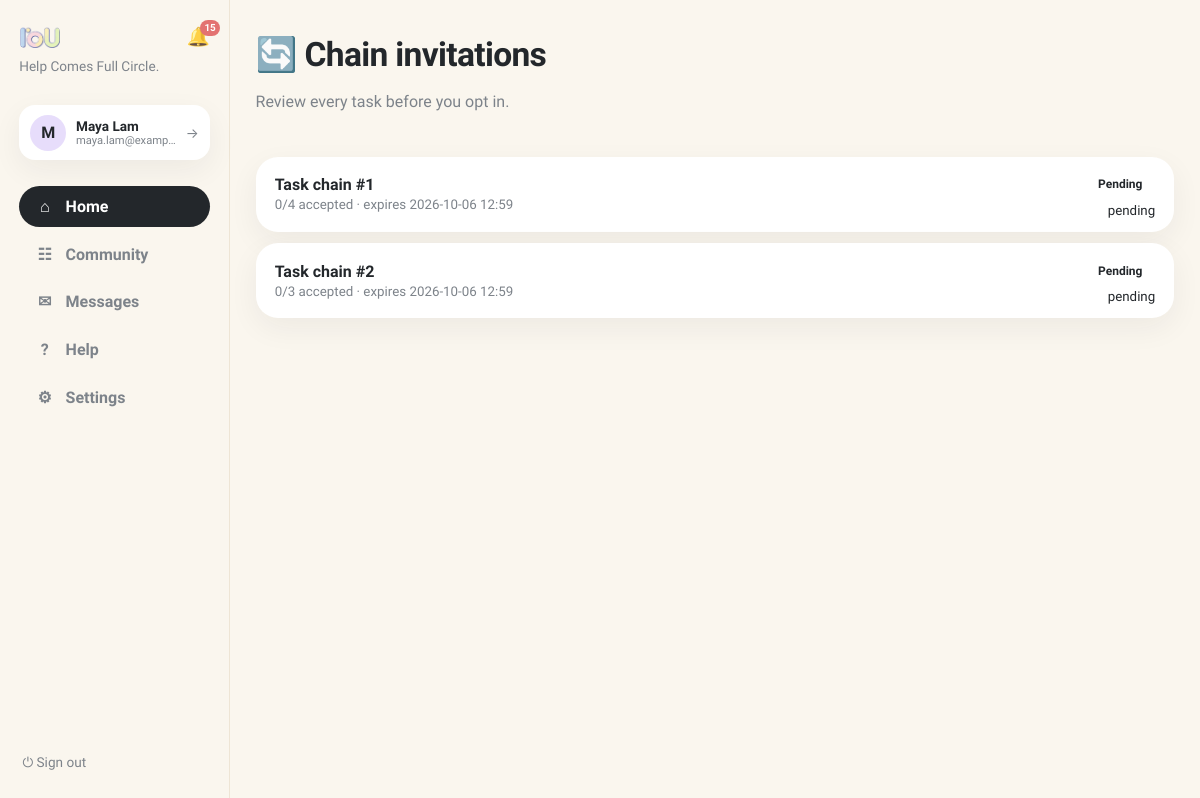
The app's page /chain-invitations (signed in) with its own data.
### tables this page shows
CREATE TABLE users (
                id INTEGER PRIMARY KEY, name TEXT NOT NULL, email TEXT UNIQUE NOT NULL,
                password TEXT NOT NULL, balance INTEGER NOT NULL DEFAULT 0,
                held_balance INTEGER NOT NULL DEFAULT 0,
                is_moderator INTEGER NOT NULL DEFAULT 0
            , language TEXT NOT NULL DEFAULT 'en', address TEXT, district TEXT, hkid TEXT, address_id TEXT, age INTEGER, birthday TEXT, skills TEXT NOT NULL DEFAULT '', community_helper INTEGER NOT NULL DEFAULT 0, created_at TEXT, consent_analytics INTEGER NOT NULL DEFAULT 0);

CREATE TABLE chain_proposals (
                id INTEGER PRIMARY KEY, status TEXT NOT NULL DEFAULT 'pending',
                balancing_amount INTEGER NOT NULL DEFAULT 0,
                balance_explanation TEXT NOT NULL, created_at TEXT NOT NULL,
                expires_at TEXT NOT NULL, activated_at TEXT, cancelled_at TEXT
            );

### app.py (the view)
@app.get("/chain-invitations", response_class=HTMLResponse)
def chain_invitations(request: Request):
    user = current_user(request)
    if not user:
        return RedirectResponse("/login", status_code=303)
    with db() as connection:
        expire_chain_proposals(connection)
        ensure_chain_invitations(connection)
        proposals = connection.execute(
            """SELECT cp.*, cm.response, COUNT(allm.user_id) member_count,
                      SUM(allm.response='accepted') accepted_count
               FROM chain_proposals cp JOIN chain_members cm ON cm.proposal_id=cp.id
               JOIN chain_members allm ON allm.proposal_id=cp.id
               WHERE cm.user_id=? GROUP BY cp.id ORDER BY cp.created_at DESC""",
            (user["id"],)).fetchall()
    return render(request, "chain_invitations.html", page="home", proposals=proposals)

### templates/chain_invitations.html (shortened to what this page needs)
{% extends "base.html" %}
{% block content %}
<header class="page-head"><div><h1>🔄 Chain invitations</h1><p class="muted">Review every task before you opt in.</p></div></header>
<div class="exchange-table">
{% for p in proposals %}
  <a class="exchange-row card" href="/chains/{{ p.id }}"><div class="ex-main"><b>Task chain #{{ p.id }}</b><small class="muted">{{ p.accepted_count }}/{{ p.member_count }} accepted · expires {{ p.expires_at[:16].replace('T',' ') }}</small></div><div class="ex-side"><span class="status">{{ p.status }}</span><small>{{ p.response }}</small></div></a>
{% else %}<div class="card"><p class="empty">No chain invitations yet. <a href="/chains/suggestions">Find a circular match →</a></p></div>{% endfor %}
</div>
{% endblock %}

### templates/base.html (shortened to what this page needs)
<!doctype html>
<html lang="en"><head><link rel="stylesheet" href="/static/style.css"></head>
<body class="app-body">
<nav class="sidebar">
  <div class="brand-row">
    <a class="brand" href="/"><img class="brand-logo" src="/static/iou-logo2.png" alt="IoU"></a>
    <a class="bell {% if page == 'notifications' %}active{% endif %}" href="/notifications" title="Notifications">🔔{% if unread_notifs or unread_msgs %}<span class="bell-badge">{{ (unread_notifs or 0) + (unread_msgs or 0) }}</span>{% endif %}</a>
  </div>
  <p class="brand-tag">Help Comes Full Circle.</p>
  <a class="side-user" href="/account" title="Your account">
    <div class="avatar">{{ user.name[0] }}</div>
    <div class="sidebar-user-meta"><b>{{ user.name }}</b><small>{{ user.email }}</small></div>
    <span class="side-user-arrow">→</span>
  </a>
  <div class="nav-links">
    <a class="nav-link {% if page == 'home' %}active{% endif %}" href="/"><span class="nav-ico">⌂</span>Home</a>
    <a class="nav-link {% if page == 'browse' %}active{% endif %}" href="/browse"><span class="nav-ico">☷</span>Community</a>
    <a class="nav-link {% if page == 'messages' %}active{% endif %}" href="/messages"><span class="nav-ico">✉</span>Messages{% if unread_msgs %}<span class="unread-dot"></span>{% endif %}</a>
    <a class="nav-link {% if page == 'help' %}active{% endif %}" href="/help"><span class="nav-ico">?</span>Help</a>
    <a class="nav-link {% if page == 'account' %}active{% endif %}" href="/account"><span class="nav-ico">⚙</span>Settings</a>
  </div>
  <form method="post" action="/logout" class="side-logout"><button class="link-button" title="Sign out">⏻ Sign out</button></form>
</nav>
<main class="content {% block content_class %}{% endblock %}">{% block content %}{% endblock %}</main>
</body></html>

### static/style.css (style rules this page uses)
:root { --bg:#faf6ee; --ink:#23272b; --muted:#7d838a; --line:#eee5d5; --yellow:#fdeab2; --green:#dff0bd; --pink:#fbd5e2; --purple:#e7ddfb; --blue:#d7eafb; --peach:#fbdfca; --card:#ffffff; --shadow:0 10px 30px rgba(35,39,43,.06); --radius:22px; }
* { box-sizing:border-box }
body { margin:0;font-family:Sora,Inter,system-ui,sans-serif;color:var(--ink);background:var(--bg) }
h1 { font-size:2.1rem;font-weight:800;margin:.2rem 0;letter-spacing:-.02em }
p { line-height:1.55 }
a { color:inherit }
.muted,.empty { color:var(--muted) }
.app-body { display:flex;min-height:100vh }
.sidebar { width:230px;flex-shrink:0;padding:1.6rem 1.2rem;display:flex;flex-direction:column;gap:.4rem;border-right:1px solid var(--line);position:sticky;top:0;height:100vh }
.brand { display:flex;align-items:center;gap:.5rem;font-size:1.5rem;font-weight:800;text-decoration:none }
.brand-tag { color:var(--muted);font-size:.85rem;margin:.2rem 0 1.4rem 0;line-height:1.4 }
.nav-links { display:flex;flex-direction:column;gap:.4rem }
.nav-link { display:flex;align-items:center;gap:.7rem;text-decoration:none;font-weight:600;padding:.7rem 1rem;border-radius:999px;color:var(--muted) }
.nav-link.active { background:var(--ink);color:#fff }
.nav-ico { width:1.2rem;text-align:center }
.avatar { width:36px;height:36px;border-radius:50%;background:var(--purple);display:flex;align-items:center;justify-content:center;font-weight:800 }
.sidebar-user-meta { flex:1;min-width:0 }
.sidebar-user-meta b { display:block;font-size:.85rem;white-space:nowrap;overflow:hidden;text-overflow:ellipsis }
.sidebar-user-meta small { color:var(--muted);font-size:.7rem;display:block;white-space:nowrap;overflow:hidden;text-overflow:ellipsis }
.link-button { background:none;border:0;font-size:1.1rem;cursor:pointer;color:var(--muted);padding:.2rem }
.content { flex:1;max-width:1600px;margin:0 auto;padding:2.4rem clamp(1.2rem,3.5vw,3.5rem) 5rem;width:100% }
@media (max-width:1250px) { .content { padding:2rem 1.6rem 4rem } }
.page-head { display:flex;justify-content:space-between;align-items:flex-start;gap:1rem;margin-bottom:1.6rem }
.card { background:var(--card);border-radius:var(--radius);padding:1.3rem 1.4rem;box-shadow:var(--shadow) }
button { font:inherit;cursor:pointer }
.status { font-size:.75rem;font-weight:700;padding:.4rem .8rem;border-radius:999px;white-space:nowrap;text-transform:capitalize }
.bell { display:inline-flex;position:relative;font-size:1.15rem;text-decoration:none;margin-top:.6rem;opacity:.85 }
.bell-badge { position:absolute;top:-6px;right:-10px;background:#e05c5c;color:#fff;font-size:.62rem;font-weight:700;min-width:16px;height:16px;border-radius:8px;display:flex;align-items:center;justify-content:center;padding:0 4px }
.exchange-row { display:flex;align-items:center;gap:1rem;padding:.9rem 1.2rem;text-decoration:none;color:inherit }
.exchange-row b { flex:1 }
.exchange-table { display:flex;flex-direction:column;gap:.7rem }
.ex-main { flex:1;min-width:0 }
.ex-main b { display:block }
.ex-side { display:flex;flex-direction:column;align-items:flex-end;gap:.3rem;flex-shrink:0 }
.brand-row { display:flex;align-items:center;justify-content:space-between;gap:.5rem }
.brand-logo { height:16px;width:auto;border-radius:4px }
.brand-row .bell { margin-top:0 }
.side-user { display:flex;align-items:center;gap:.6rem;background:var(--card);border-radius:16px;padding:.6rem .7rem;box-shadow:var(--shadow);text-decoration:none;color:inherit;margin-bottom:1.2rem }
.side-user-arrow { color:var(--muted);font-size:.85rem }
.side-logout { margin-top:auto }
.side-logout .link-button { font-size:.85rem;display:flex;align-items:center;gap:.4rem }
.brand-logo { height:22px;width:auto;border-radius:6px }

### records on screen
users: name "M", name "Maya Lam", email "maya.lam@examp…"
chain_proposals: id "1", accepted_count "0", member_count "4", expires_at "2026-10-06 12:59", status "Pending", response "pending"
chain_proposals: id "2", accepted_count "0", member_count "3", expires_at "2026-10-06 12:59", status "Pending", response "pending"

### other values on screen
{{ (unread_notifs or 0) + (unread_msgs or 0) }} "15"
